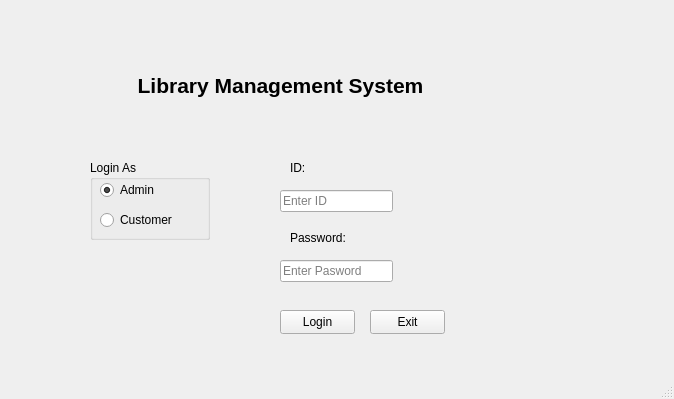
<?xml version="1.0" encoding="UTF-8"?>
<ui version="4.0">
 <class>LoginWindow</class>
 <widget class="QMainWindow" name="LoginWindow">
  <property name="geometry">
   <rect>
    <x>0</x>
    <y>0</y>
    <width>674</width>
    <height>399</height>
   </rect>
  </property>
  <property name="windowTitle">
   <string>Library Management System - Login</string>
  </property>
  <widget class="QWidget" name="centralwidget">
   <widget class="QLabel" name="label">
    <property name="geometry">
     <rect>
      <x>110</x>
      <y>40</y>
      <width>341</width>
      <height>91</height>
     </rect>
    </property>
    <property name="font">
     <font>
      <pointsize>16</pointsize>
      <bold>true</bold>
     </font>
    </property>
    <property name="text">
     <string>Library Management System</string>
    </property>
    <property name="alignment">
     <set>Qt::AlignmentFlag::AlignCenter</set>
    </property>
   </widget>
   <widget class="QGroupBox" name="groupBox">
    <property name="geometry">
     <rect>
      <x>90</x>
      <y>160</y>
      <width>120</width>
      <height>80</height>
     </rect>
    </property>
    <property name="title">
     <string>Login As</string>
    </property>
    <widget class="QRadioButton" name="radioAdmin">
     <property name="geometry">
      <rect>
       <x>10</x>
       <y>20</y>
       <width>89</width>
       <height>20</height>
      </rect>
     </property>
     <property name="text">
      <string>Admin</string>
     </property>
     <property name="checked">
      <bool>true</bool>
     </property>
    </widget>
    <widget class="QRadioButton" name="radioCustomer">
     <property name="geometry">
      <rect>
       <x>10</x>
       <y>50</y>
       <width>89</width>
       <height>20</height>
      </rect>
     </property>
     <property name="text">
      <string>Customer</string>
     </property>
    </widget>
   </widget>
   <widget class="QLabel" name="label_2">
    <property name="geometry">
     <rect>
      <x>290</x>
      <y>230</y>
      <width>61</width>
      <height>16</height>
     </rect>
    </property>
    <property name="text">
     <string>Password:</string>
    </property>
   </widget>
   <widget class="QLineEdit" name="editPassword">
    <property name="geometry">
     <rect>
      <x>280</x>
      <y>260</y>
      <width>113</width>
      <height>22</height>
     </rect>
    </property>
    <property name="echoMode">
     <enum>QLineEdit::EchoMode::Password</enum>
    </property>
    <property name="placeholderText">
     <string>Enter Pasword</string>
    </property>
   </widget>
   <widget class="QPushButton" name="btnLogin">
    <property name="geometry">
     <rect>
      <x>280</x>
      <y>310</y>
      <width>75</width>
      <height>24</height>
     </rect>
    </property>
    <property name="text">
     <string>Login</string>
    </property>
   </widget>
   <widget class="QPushButton" name="btnExit">
    <property name="geometry">
     <rect>
      <x>370</x>
      <y>310</y>
      <width>75</width>
      <height>24</height>
     </rect>
    </property>
    <property name="text">
     <string>Exit</string>
    </property>
   </widget>
   <widget class="QLabel" name="label_3">
    <property name="geometry">
     <rect>
      <x>290</x>
      <y>160</y>
      <width>49</width>
      <height>16</height>
     </rect>
    </property>
    <property name="text">
     <string>ID:</string>
    </property>
   </widget>
   <widget class="QLineEdit" name="editId">
    <property name="geometry">
     <rect>
      <x>280</x>
      <y>190</y>
      <width>113</width>
      <height>22</height>
     </rect>
    </property>
    <property name="text">
     <string/>
    </property>
    <property name="placeholderText">
     <string>Enter ID</string>
    </property>
   </widget>
  </widget>
  <widget class="QMenuBar" name="menubar">
   <property name="geometry">
    <rect>
     <x>0</x>
     <y>0</y>
     <width>674</width>
     <height>22</height>
    </rect>
   </property>
  </widget>
  <widget class="QStatusBar" name="statusbar"/>
 </widget>
 <resources/>
 <connections/>
</ui>
